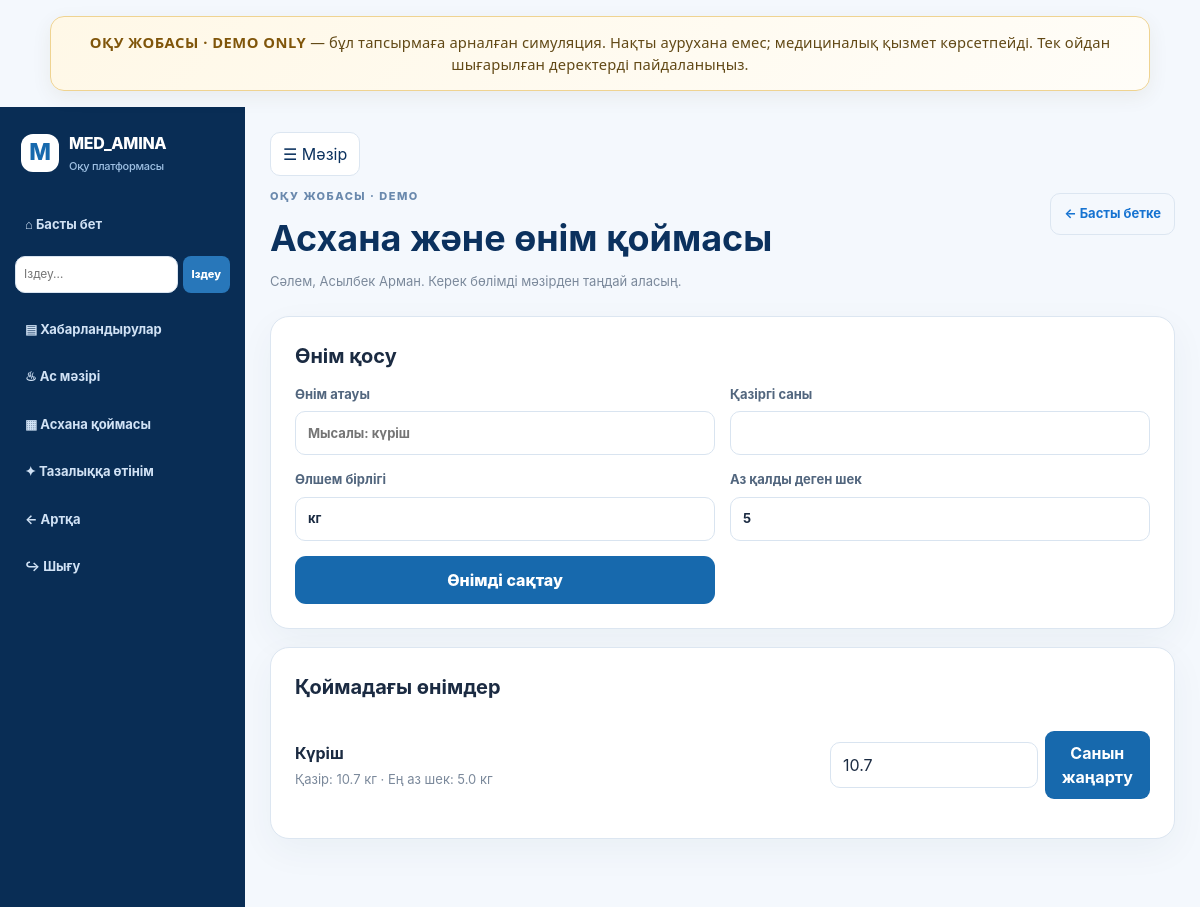
The page /inventory (signed in) on the database its author committed.
### tables this page shows
CREATE TABLE users (
            id INTEGER PRIMARY KEY AUTOINCREMENT,
            full_name TEXT NOT NULL,
            email TEXT NOT NULL UNIQUE,
            password_hash TEXT NOT NULL,
            role TEXT NOT NULL,
            specialty TEXT DEFAULT '',
            department TEXT DEFAULT '',
            approved INTEGER NOT NULL DEFAULT 0,
            created_at TEXT DEFAULT CURRENT_TIMESTAMP
        );

CREATE TABLE inventory_items (
            id INTEGER PRIMARY KEY AUTOINCREMENT, item_name TEXT NOT NULL,
            quantity REAL NOT NULL DEFAULT 0, unit TEXT DEFAULT 'дана', minimum REAL DEFAULT 0,
            updated_at TEXT DEFAULT CURRENT_TIMESTAMP, updated_by INTEGER,
            FOREIGN KEY(updated_by) REFERENCES users(id)
        );

### med_amina_server.py (the view, shortened to what this page needs)
@app.route('/inventory', methods=['GET','POST'])
@roles_required('admin','employee','kitchen')
def inventory():
    user=current_user()
    with get_db() as db: items=db.execute('SELECT * FROM inventory_items ORDER BY item_name').fetchall()
    return render_template('section.html',page='inventory',user=user,items=items)

### med_amina_db.py (called while the page is built)
@contextmanager
def get_db():
    db = sqlite3.connect(DB_PATH)
    db.row_factory = sqlite3.Row
    db.execute("PRAGMA foreign_keys = ON")
    try:
        yield db
        db.commit()
    except Exception:
        db.rollback()
        raise
    finally:
        db.close()

### med_amina_server.py (called while the page is built)
def current_user():
    uid = session.get("user_id")
    if not uid:
        return None
    with get_db() as db:
        row = db.execute("SELECT * FROM users WHERE id=?", (uid,)).fetchone()
        return dict(row) if row else None

def login_required(fn):
    @wraps(fn)
    def wrapper(*args, **kwargs):
        if not current_user():
            flash("Алдымен жүйеге кіріңіз.", "warning")
            return redirect(url_for("login"))
        return fn(*args, **kwargs)
    return wrapper

def roles_required(*roles):
    def deco(fn):
        @wraps(fn)
        @login_required
        def wrapper(*args, **kwargs):
            user = current_user()
            if user["role"] not in roles:
                abort(403)
            if user["role"] in WORKER_ROLES and not user["approved"]:
                session.clear()
                flash("Аккаунтыңыз әкімшілік растауын күтуде.", "warning")
                return redirect(url_for("login"))
            return fn(*args, **kwargs)
        return wrapper
    return deco

### templates/section.html (shortened to what this page needs)
{% extends 'base.html' %}
{% block body %}
<div class="app-shell">
	<aside class="side-nav">
		<a class="brand" href="{{ url_for('dashboard') }}">
			<span class="brand-mark">M</span>
			<span>MED_AMINA<small>Оқу платформасы</small></span>
		</a>
		<a href="{{ url_for('dashboard') }}">⌂ Басты бет</a>
		<form action="{{ url_for('search') }}" method="get" class="side-search">
			<input name="q" placeholder="Іздеу…" aria-label="Іздеу" required>
			<button>Іздеу</button>
		</form>
		<a href="{{ url_for('announcements') }}">▤ Хабарландырулар</a>
		{% if user.role in ['admin', 'employee', 'kitchen'] %}
			<a href="{{ url_for('kitchen') }}">♨ Ас мәзірі</a>
			<a href="{{ url_for('inventory') }}">▦ Асхана қоймасы</a>
		{% endif %}
		<a href="{{ url_for('cleaning') }}">✦ Тазалыққа өтінім</a>
		<a href="{{ url_for('back') }}">← Артқа</a>
		<a href="{{ url_for('logout') }}">↪ Шығу</a>
	</aside>
	<main class="main-panel">
		<header class="page-top">
			<div>
				<button class="menu-toggle" data-menu-toggle aria-label="Мәзірді жасыру">
					☰ Мәзір
				</button>
				<p class="eyebrow">ОҚУ ЖОБАСЫ · DEMO</p>
				<h1>
					{% if page == 'profile' %}Медициналық профиль
					{% elif page == 'sos' %}Шұғыл SOS жіберу
					{% elif page == 'medic_sos' %}Медиктерге келген SOS
					{% elif page == 'announcements' %}Хабарландырулар
					{% elif page == 'inventory' %}Асхана және өнім қоймасы
					{% elif page == 'kitchen' %}Ас мәзірі
					{% elif page == 'cleaning' %}Тазалау тапсырмалары
					{% elif page == 'operating_rooms' %}Операциялық бөлмелер
					{% elif page == 'search' %}Іздеу нәтижелері
					{% else %}Аккаунттарды басқару{% endif %}
				</h1>
				<p class="muted">
					Сәлем, {{ user.full_name }}. Керек бөлімді мәзірден таңдай аласың.
				</p>
			</div>
			<a class="back-link" href="{{ url_for('dashboard') }}">← Басты бетке</a>
		</header>
		{% if page == 'profile' %}
			<section class="panel">
				<h2>Өз мәліметтерің</h2>
				<p class="muted">Бұл оқу демосы. Мұнда нақты медициналық деректер жазба.</p>
				<form method="post" class="form-grid">
					<label>
						Қан тобы
						<select name="blood_type">
							<option value="">Таңда</option>
							{% for b in ['O(I)+', 'O(I)-', 'A(II)+', 'A(II)-', 'B(III)+', 'B(III)-', 'AB(IV)+', 'AB(IV)-'] %}
								<option value="{{ b }}" {% if profile and profile.blood_type == b %}selected{% endif %}>
									{{ b }}
								</option>
							{% endfor %}
						</select>
					</label>
					<label>
						Салмақ (кг)
						<input name="weight" type="number" min="1" max="500" step="0.1"
									 value="{{ profile.weight if profile and profile.weight else '' }}">
					</label>
					<label>
						Бой (см)
						<input name="height" type="number" min="1" max="300" step="0.1"
									 value="{{ profile.height if profile and profile.height else '' }}">
					</label>
					<label class="full-field">
						Аллергиялар
						<textarea name="allergies" rows="3"
											placeholder="Мысалы: оқу дерегі — жаңғаққа аллергия">{{ profile.allergies if profile else '' }}</textarea>
					</label>
					<button class="primary-btn" type="submit">Сақтау</button>
				</form>
			</section>
		{% elif page == 'inventory' %}
			<section class="panel">
				<h2>Өнім қосу</h2>
				<form method="post" class="form-grid">
					<label>Өнім атауы<input name="item_name" required placeholder="Мысалы: күріш"></label>
					<label>Қазіргі саны<input name="quantity" type="number" min="0" step="0.1" required></label>
					<label>Өлшем бірлігі<input name="unit" value="кг" required></label>
					<label>Аз қалды деген шек<input name="minimum" type="number" min="0" step="0.1" value="5"></label>
					<button class="primary-btn">Өнімді сақтау</button>
				</form>
			</section>
			<section class="panel">
				<h2>Қоймадағы өнімдер</h2>
				{% for i in items %}
					<div class="result-row">
						<div>
							<strong>{{ i.item_name }}</strong>
							<p>Қазір: {{ i.quantity }} {{ i.unit }} · Ең аз шек: {{ i.minimum }} {{ i.unit }}</p>
						</div>
						<form method="post" action="{{ url_for('update_inventory', item_id=i.id) }}"
									class="inline-form">
							<input aria-label="Жаңа сан" name="quantity" type="number" min="0" step="0.1"
										 value="{{ i.quantity }}" required>
							<button class="small-btn">Санын жаңарту</button>
						</form>
					</div>
				{% else %}
					<p class="muted">Қойма бос. Өнім қосып көр.</p>
				{% endfor %}
			</section>
		{% endif %}
	</main>
</div>
{% endblock %}

### static/style.css (style rules this page uses)
:root { --navy: #0b315e; --navy2: #164b80; --blue: #1673d1; --pale: #edf5ff; --bg: #f4f8fd; --text: #1b2b42; --muted: #7b899b; --line: #dce6f1; --white: #fff; --green: #1d9a78; --shadow: 0 12px 36px #173b5d0c; }
* { box-sizing: border-box; }
body { margin: 0; font-family: Inter, ui-sans-serif, system-ui, -apple-system, "Segoe UI", sans-serif; color: var(--text); background: var(--bg); line-height: 1.5; }
a { color: var(--blue); text-decoration: none; }
button, input, select { font: inherit; }
button, a, select { touch-action: manipulation; }
.brand { display: flex; align-items: center; gap: 10px; font-weight: 850; color: var(--navy); letter-spacing: -.3px; }
.eyebrow { font-size: 11px; letter-spacing: 1.5px; font-weight: 850; color: #6a89ad; }
.role-card, .panel, .stat { background: #fff; border: 1px solid var(--line); border-radius: 19px; box-shadow: var(--shadow); }
form label { display: flex; flex-direction: column; gap: 7px; font-size: 13px; font-weight: 700; color: #52667e; margin-bottom: 15px; }
input, select { width: 100%; min-height: 44px; border: 1px solid #d9e4f0; border-radius: 10px; padding: 10px 12px; background: white; color: var(--text); outline: none; }
.muted { color: var(--muted); font-size: 13px; }
.app-shell { min-height: 100vh; display: flex; }
.menu-toggle { border: 1px solid var(--line); background: white; color: var(--navy); border-radius: 10px; width: 40px; height: 40px; cursor: pointer; }
.panel { padding: 24px; margin: 18px 0; min-width: 0; }
.panel h2 { font-size: 20px; margin: 0 0 14px; }
.form-grid { display: grid; grid-template-columns: repeat(2, minmax(0, 1fr)); gap: 0 15px; }
.top-search button, .small-btn { border: 0; border-radius: 9px; background: #1769ad; color: #fff; font-weight: 750; padding: 10px 13px; cursor: pointer; }
.side-nav { width: 245px; flex: 0 0 245px; background: #092d55; color: #d9e9fa; padding: 20px 13px; display: flex; flex-direction: column; gap: 6px; }
.side-nav > a:not(.brand) { padding: 11px 12px; border-radius: 10px; color: #d1e2f5; font-size: 13px; font-weight: 650; }
.brand { display: flex; align-items: center; gap: 10px; color: white; font-weight: 850; padding: 4px 8px 24px; }
.brand small { display: block; color: #9fc1e4; font-size: 11px; font-weight: 500; margin-top: 3px; }
.brand-mark { width: 38px; height: 38px; display: grid; place-items: center; background: #fff; color: #1769ad; border-radius: 12px; font-size: 23px; }
.main-panel { flex: 1; min-width: 0; padding: 25px; max-width: 1500px; margin: 0 auto; }
.page-top { display: flex; justify-content: space-between; align-items: center; gap: 20px; margin-bottom: 20px; }
.page-top h1 { font-size: clamp(25px, 3vw, 36px); margin: 7px 0; color: var(--navy); }
.page-top p { margin: 4px 0; }
.back-link { white-space: nowrap; border: 1px solid var(--line); border-radius: 10px; padding: 10px 13px; font-size: 13px; font-weight: 700; }
.primary-btn, .sos-btn { display: inline-flex; justify-content: center; align-items: center; border: 0; border-radius: 11px; background: #1769ad; color: white; padding: 12px 17px; font-weight: 800; cursor: pointer; }
.result-row { display: flex; justify-content: space-between; align-items: center; gap: 16px; padding: 15px 0; border-bottom: 1px solid #edf1f6; }
.result-row:last-child { border-bottom: 0; }
.result-row p { margin: 5px 0 0; color: var(--muted); font-size: 13px; overflow-wrap: anywhere; }
.inline-form, .reset-form { display: flex; gap: 7px; align-items: center; max-width: 320px; }
.inline-form input, .reset-form input { min-width: 100px; }
.side-search { display: flex; gap: 5px; margin: 4px 2px 10px; }
.side-search input { min-width: 0; min-height: 37px; font-size: 12px; padding: 8px; }
.side-search button { border: 0; border-radius: 8px; background: #2877ba; color: #fff; font-size: 11px; font-weight: 800; padding: 0 9px; cursor: pointer; }
.page-top .menu-toggle { width: auto; height: auto; padding: 9px 12px; margin-bottom: 8px; }

### rows shown on the page
users: full_name "Асылбек Арман"
inventory_items: item_name "Күріш", quantity "10.7", unit "кг", minimum "5.0"
